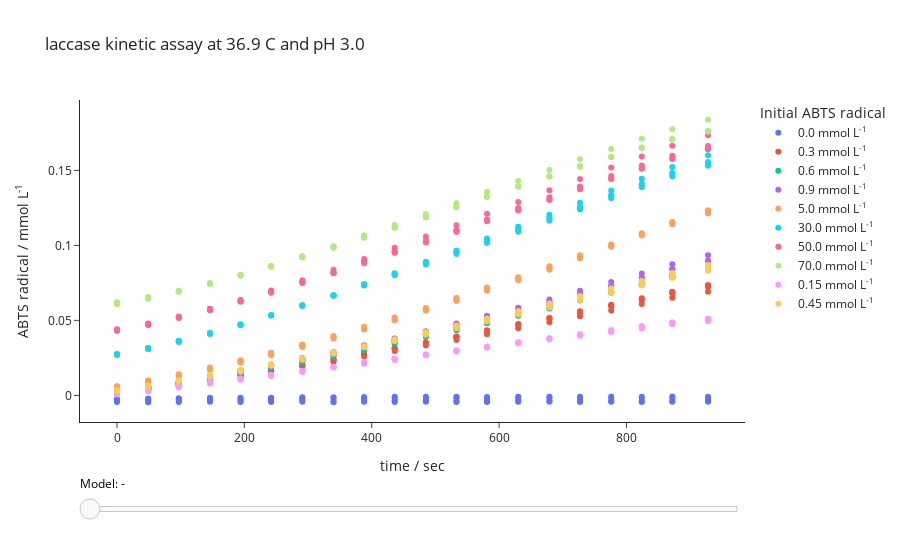

This figure's notebook cell:
### Code cell
# Visualize models
estimator.visualize()
